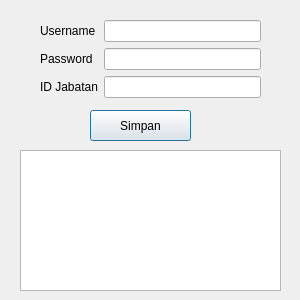
<?xml version="1.0" encoding="UTF-8"?>
<ui version="4.0">
 <class>admin</class>
 <widget class="QDialog" name="admin">
  <property name="geometry">
   <rect>
    <x>0</x>
    <y>0</y>
    <width>300</width>
    <height>300</height>
   </rect>
  </property>
  <property name="windowTitle">
   <string>Dialog</string>
  </property>
  <widget class="QWidget" name="formLayoutWidget">
   <property name="geometry">
    <rect>
     <x>40</x>
     <y>20</y>
     <width>221</width>
     <height>80</height>
    </rect>
   </property>
   <layout class="QFormLayout" name="formLayout">
    <item row="0" column="0">
     <widget class="QLabel" name="usernameLabel">
      <property name="text">
       <string>Username</string>
      </property>
     </widget>
    </item>
    <item row="0" column="1">
     <widget class="QLineEdit" name="usernameLineEdit"/>
    </item>
    <item row="1" column="0">
     <widget class="QLabel" name="passwordLabel">
      <property name="text">
       <string>Password</string>
      </property>
     </widget>
    </item>
    <item row="1" column="1">
     <widget class="QLineEdit" name="passwordLineEdit"/>
    </item>
    <item row="2" column="0">
     <widget class="QLabel" name="iDJabatanLabel">
      <property name="text">
       <string>ID Jabatan</string>
      </property>
     </widget>
    </item>
    <item row="2" column="1">
     <widget class="QLineEdit" name="iDJabatanLineEdit"/>
    </item>
   </layout>
  </widget>
  <widget class="QPushButton" name="pushButton">
   <property name="geometry">
    <rect>
     <x>90</x>
     <y>110</y>
     <width>101</width>
     <height>31</height>
    </rect>
   </property>
   <property name="text">
    <string>Simpan</string>
   </property>
  </widget>
  <widget class="QTableView" name="tableView">
   <property name="geometry">
    <rect>
     <x>20</x>
     <y>150</y>
     <width>261</width>
     <height>141</height>
    </rect>
   </property>
  </widget>
 </widget>
 <resources/>
 <connections/>
</ui>
